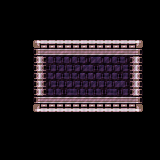

Below is a game level as drawn by its tile map, then a one-line description and the .tmx file that defines it, in full:
An orthogonal 20x20 tile map with 8x8 px tiles, 2 tile layers (Tile Layer 1, Tile Layer 2).

<map version="1.0" tiledversion="2017.09.27" orientation="orthogonal" renderorder="right-down" width="20" height="20" tilewidth="8" tileheight="8" infinite="0" nextobjectid="1">
 <tileset firstgid="1" source="Sci-Fi16PX_Shadows.tsx" />
 <layer name="Tile Layer 1" width="20" height="20">
  <data encoding="csv">
0,0,0,0,0,0,0,0,0,0,0,0,0,0,0,0,0,0,0,0,
0,0,0,0,0,0,0,0,0,0,0,0,0,0,0,0,0,0,0,0,
0,0,0,0,0,0,0,0,0,0,0,0,0,0,0,0,0,0,0,0,
0,0,0,0,0,0,0,0,0,0,0,0,0,0,0,0,0,0,0,0,
0,0,0,0,0,0,0,0,0,0,0,0,0,0,0,0,0,0,0,0,
0,0,0,0,0,0,0,0,0,0,0,0,0,0,0,0,0,0,0,0,
0,0,0,0,1013,1014,1015,1016,0,2147484664,2147484663,1014,0,2147484664,2147484663,2147484662,2147484661,0,0,0,
0,0,0,0,0,0,0,0,0,0,0,0,0,0,0,0,0,0,0,0,
0,0,0,0,1077,0,1195,1195,1001,999,1000,0,1193,1194,1193,1194,1077,0,0,0,
0,0,0,0,0,0,0,0,0,0,0,0,0,0,0,0,1077,0,0,0,
0,0,0,0,1077,0,1195,1193,1194,1195,1195,1194,1193,1194,1195,0,0,0,0,0,
0,0,0,0,1077,0,0,0,0,0,0,0,0,0,0,0,1077,0,0,0,
0,0,0,0,0,0,1195,1195,0,1193,1193,1194,1195,0,1193,0,0,0,0,0,
0,0,0,0,1073742837,1073742838,1073742839,1073742840,1073742841,0,3221226486,0,3221226489,3221226488,3221226487,3221226486,3221226485,0,0,0,
0,0,0,0,0,0,0,0,0,0,0,0,0,0,0,0,0,0,0,0,
0,0,0,0,0,0,0,0,0,0,0,0,0,0,0,0,0,0,0,0,
0,0,0,0,0,0,0,0,0,0,0,0,0,0,0,0,0,0,0,0,
0,0,0,0,0,0,0,0,0,0,0,0,0,0,0,0,0,0,0,0,
0,0,0,0,0,0,0,0,0,0,0,0,0,0,0,0,0,0,0,0,
0,0,0,0,0,0,0,0,0,0,0,0,0,0,0,0,0,0,0,0
</data>
 </layer>
 <layer name="Tile Layer 2" width="20" height="20" opacity="0.11">
  <data encoding="csv">
0,0,0,0,0,0,0,0,0,0,0,0,0,0,0,0,0,0,0,0,
0,0,0,0,0,0,0,0,0,0,0,0,0,0,0,0,0,0,0,0,
0,0,0,0,0,0,0,0,0,0,0,0,0,0,0,0,0,0,0,0,
0,0,0,0,0,0,0,0,0,0,0,0,0,0,0,0,0,0,0,0,
0,0,0,0,0,0,0,0,0,0,0,0,0,0,0,0,0,0,0,0,
0,0,0,0,0,0,0,0,0,0,0,0,0,0,0,0,0,0,0,0,
0,0,0,0,1085,1086,1087,1085,1085,1086,1087,1087,1087,1087,1085,1086,1087,0,0,0,
0,0,0,0,1085,1086,1087,1149,1085,1085,1085,1085,1085,1085,1149,1150,1151,0,0,0,
0,0,0,0,1085,1086,1087,1151,1149,1085,1149,1149,1149,1149,1150,1151,1151,0,0,0,
0,0,0,0,1085,1085,1085,1086,1087,1149,1149,1150,1151,1151,1149,1150,1151,0,0,0,
0,0,0,0,1149,1085,1086,1087,1087,1151,1149,1149,1150,1151,1087,1150,1151,0,0,0,
0,0,0,0,1085,1086,1087,1087,1151,1150,1151,1149,1150,1151,1151,1150,1151,0,0,0,
0,0,0,0,1085,1085,1085,1085,1085,1085,1085,1085,1085,1085,1149,1150,1151,0,0,0,
0,0,0,0,1149,1149,1149,1149,1149,1149,1149,1149,1149,1149,1149,1150,1151,0,0,0,
0,0,0,0,0,0,0,0,0,0,0,0,0,0,0,0,0,0,0,0,
0,0,0,0,0,0,0,0,0,0,0,0,0,0,0,0,0,0,0,0,
0,0,0,0,0,0,0,0,0,0,0,0,0,0,0,0,0,0,0,0,
0,0,0,0,0,0,0,0,0,0,0,0,0,0,0,0,0,0,0,0,
0,0,0,0,0,0,0,0,0,0,0,0,0,0,0,0,0,0,0,0,
0,0,0,0,0,0,0,0,0,0,0,0,0,0,0,0,0,0,0,0
</data>
 </layer>
</map>
